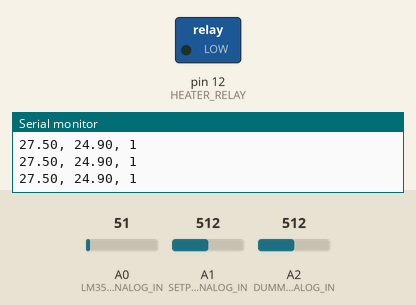
A sketch run on a simulated Arduino Uno, built with avr-gcc and run on an emulated ATmega328P. Shown: switched loads named in the sketch (green lamp = pin HIGH), the last lines printed to the serial monitor. The test bench sets the inputs (shaded band); at power-on: A0 (LM35_ANALOG_IN) = 51, A1 (SETPOINT_ANALOG_IN) = 512, A2 (DUMMY_ANALOG_IN) = 512.

Above: at 1.2 s.
1.3 s: A0 (LM35_ANALOG_IN) set to 60
At 2.5 s:
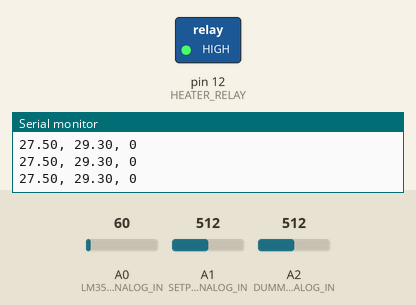
2.8 s: A0 (LM35_ANALOG_IN) set to 30
At 3.3 s:
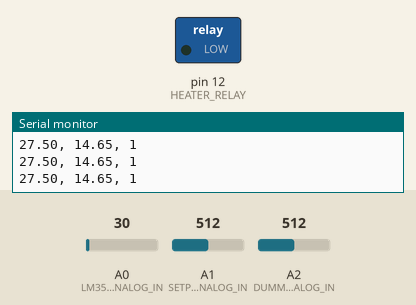
4.3 s: A0 (LM35_ANALOG_IN) set to 61
At 5.1 s:
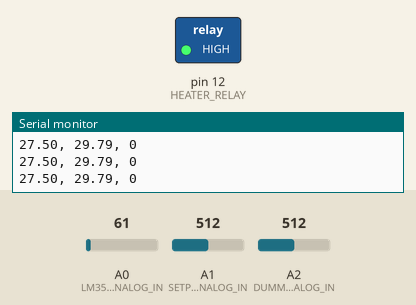
Timing chart, 0 to 7.3 s (numbered marks = the images above; inputs shaded):
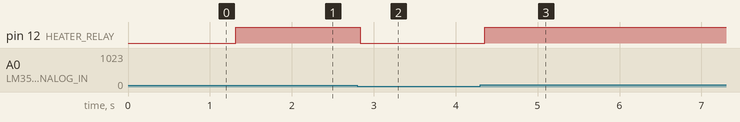

The sketch:

LM35_Thermostat_without_Hysteresis.ino
```cpp
// (licence header left out)
#define ADC_FSR	5.0 // ADC Full Scale Range [V]
#define Q		(ADC_FSR/1024.0) // ADC resolution (Quantization Step) [V/LSB]
#define K_LM35	Q/0.01 // LM35 instrument constant [°C/LSB]

#define TMIN	15.0		// setpoint minimum temperature [°C]
#define TMAX	40.0		// setpoint maximum temperature [°C]
#define VMIN	0.0         // Minimum voltage applied to the setpoint analog input
#define VMAX	ADC_FSR     // Maximum voltage applied to the setpoint analog input

#define K_SP (double) (TMAX - TMIN)/1024 // scaling factor (from sp input voltage to temperature) [°C/LSB]

double t, sp, dummy;

#define HEATER_RELAY		12	// Digital pin to control the output relay
#define LM35_ANALOG_IN		A0	// Analog pin to read the LM35 output
#define SETPOINT_ANALOG_IN  A1  // Analog pin to set the thermostat threshold
#define DUMMY_ANALOG_IN		A2

// Definition of ON/OFF symbols to simplify relay module drive
// There are relays modules that are "active low" (i.e. they are ON on the LOW state of the driving digital input
// and other that are "active high", i.e. they are ON on the HIGH status of the driving digital input
#define ON      LOW
#define OFF     HIGH

// Macros definition
#define HEATER_OFF()    (digitalWrite(HEATER_RELAY, OFF))
#define HEATER_ON()     (digitalWrite(HEATER_RELAY, ON))


void setup() {
  Serial.begin(115200);
  pinMode(HEATER_RELAY, OUTPUT);
  HEATER_OFF();
  Serial.println("LM35 Thermostat wo/ histeresys");
  Serial.println("setpoint temperature relay");
}

void loop() {
  sp = TMIN + K_SP * analogRead(SETPOINT_ANALOG_IN); // actual setpoint in degrees Celsius
  __attribute__((used)) dummy = analogRead(DUMMY_ANALOG_IN);
  t = K_LM35 * analogRead(LM35_ANALOG_IN); // actual temperature in degrees Celsius

  // Thermostat implementation
  (t > sp) ? HEATER_OFF() : HEATER_ON();

  // Communication
  Serial.print(sp);
  Serial.print(", ");
  Serial.print(t);
  Serial.print(", ");
  Serial.println(digitalRead(HEATER_RELAY) ? "0" : "1");

  delay(100);
}
```

Measured:
- the behaviour switches between 56 and 57 on A0 (LM35_ANALOG_IN) (found by bisection; images 0 and 1)
- after the input at 1.3 s, pin 12 (HEATER_RELAY): LOW → HIGH at once
- after the input at 2.8 s, pin 12 (HEATER_RELAY): HIGH → LOW at once
- after the input at 4.3 s, pin 12 (HEATER_RELAY): LOW → HIGH after 0.06 s
